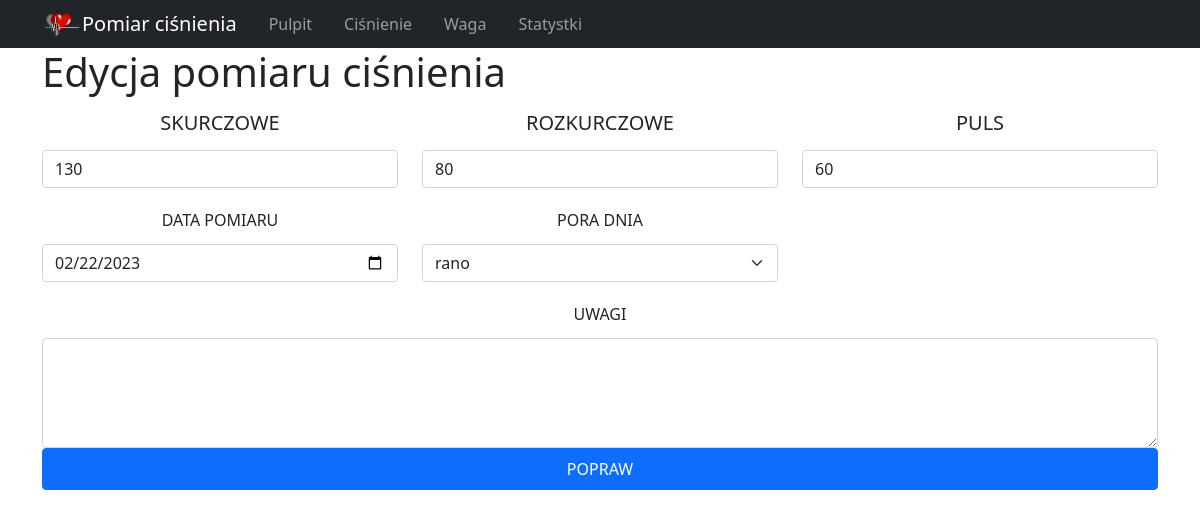
Before: /edit_pressure/18 with the older database file.
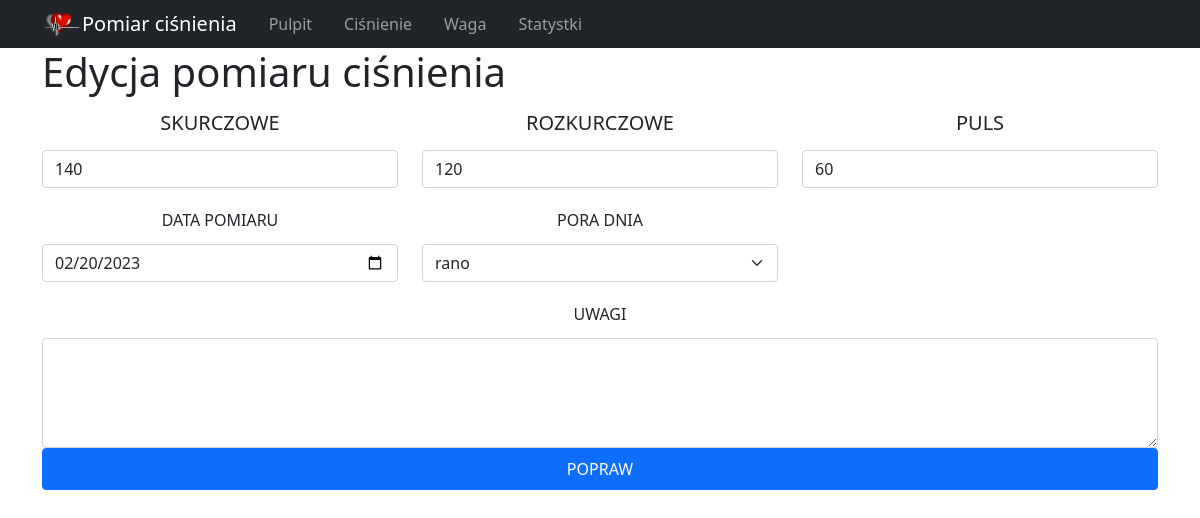
After: the same page with the newer database file.
### tables this page shows
CREATE TABLE blood_pressure(id integer primary key autoincrement, upper_pressure int, down_pressure int, pressure int, date_of_pressure date not null default(date()), description text, time_of_day VARCHAR(10));

### app.py (the view, shortened to what this page needs)
@app.route('/edit_pressure/<int:pressure_id>', methods=['GET', 'POST'])
def edit_pressure(pressure_id):
  db = get_db()
  if request.method == 'GET':
    sql_statment = 'select id, upper_pressure, down_pressure, pressure, date_of_pressure, description from blood_pressure where id=?;'
    cur = db.execute(sql_statment, [pressure_id])
    notif_obj = cur.fetchone()
    if notif_obj == None:
      return redirect(url_for('pressure_history'))
    else:
      return render_template('edit_pressure.html', active_menu='history', notif_obj=notif_obj)

### app.py (called while the page is built)
def get_db():
  if not hasattr(g, 'sqlite_db'):
    conn = sqlite3.connect(app_info['db_file'])
    conn.row_factory = sqlite3.Row
    g.sqlite_db = conn
  return g.sqlite_db

### templates/edit_pressure.html (shortened to what this page needs)
{% extends 'base.html' %} {% block content %}
<div class="container">
  <div class="row">
    <div class="col">
      <h1>Edycja pomiaru ciśnienia</h1>
    </div>
  </div>
  <form
    action="{{url_for('edit_pressure', pressure_id=notif_obj.id)}}"
    method="POST"
  >
    <div class="row">
      <div class="col-sm-4">
        <div>
          <label
            for="upper_pressure"
            class="form-label text-uppercase fs-5 text-center w-100 py-1 px-auto"
            >Skurczowe</label
          >
          <input
            type="number"
            name="upper_pressure"
            value="{{notif_obj.upper_pressure}}"
            class="form-control"
            required
          />
        </div>
      </div>
      <div class="col-sm-4">
        <div>
          <label
            for="down_pressure"
            class="form-label text-uppercase fs-5 text-center w-100 py-1 px-auto"
            >Rozkurczowe</label
          >
          <input
            type="number"
            name="down_pressure"
            value="{{notif_obj.down_pressure}}"
            class="form-control"
            required
          />
        </div>
      </div>
      <div class="col-sm-4">
        <div>
          <label
            for="pressure"
            class="form-label text-uppercase fs-5 text-center w-100 py-1 px-auto"
            >Puls</label
          >
          <input
            type="number"
            name="pressure"
            value="{{notif_obj.pressure}}"
            class="form-control"
            required
          />
        </div>
      </div>
    </div>
    <div class="row mt-3">
      <div class="col-sm-4">
        <div>
          <label
            for="date_of_pressure"
            class="form-label text-uppercase fs-6 text-center w-100 py-1"
            >Data pomiaru</label
          >
          <input
            type="date"
            name="date_of_pressure"
            value="{{notif_obj.date_of_pressure}}"
            class="form-control"
          />
        </div>
      </div>
      <div class="col-sm-4">
        <div>
          <label
            for="time_of_day"
            class="form-label text-uppercase fs-6 text-center w-100 py-1"
            >Pora dnia</label
          >
          <select name="time_of_day" id="time_of_day" class="form-select">
            <option value="rano">rano</option>
          </select>
        </div>
      </div>
    </div>
    <div class="row mt-3">
      <div class="col">
        <label
          for="description"
          class="form-label text-uppercase fs-6 text-center w-100 py-1"
          >Uwagi</label
        >
        <textarea
          name="description"
          id="description"
          cols="30"
          rows="4"
          class="form-control"
        >
{{notif_obj.description}}</textarea
        >
      </div>
    </div>
    <input
      type="submit"
      value="Popraw"
      class="btn btn-primary w-100 text-uppercase py-2"
    />
  </form>
</div>
{% endblock %}

Changed rows visible on the page:
changed blood_pressure: upper_pressure "130" → "140"; down_pressure "80" → "120"; date_of_pressure "02/22/2023" → "02/20/2023"
